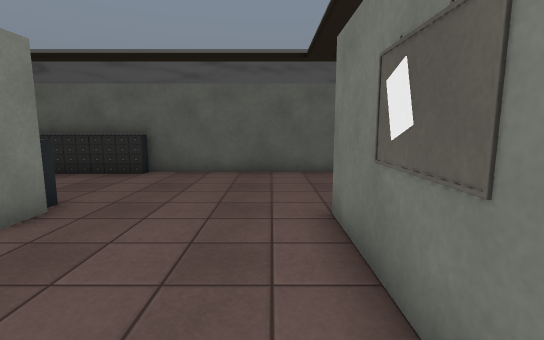
View 1 (above)

18 first-person views from a walk through a scene from a Unity 3-D project. The camera is 1.4 m above the floor, tilts 8° down and sees 85° across. Doors are open. The floor is counted in squares, 1 m on a side. Each view is taken from the middle of a square. On the plan, view 1 faces up. The plan holds only what a view shows up to about 14 squares ahead; the rest is blank. The place goes on beyond the plan. The player character is not drawn. Some animated figures are left out. Some surface patterns are stand-ins.

View 2
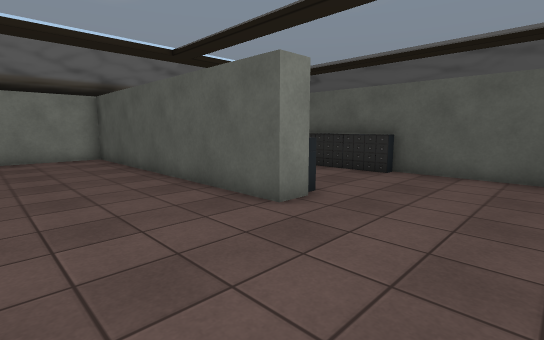

View 3
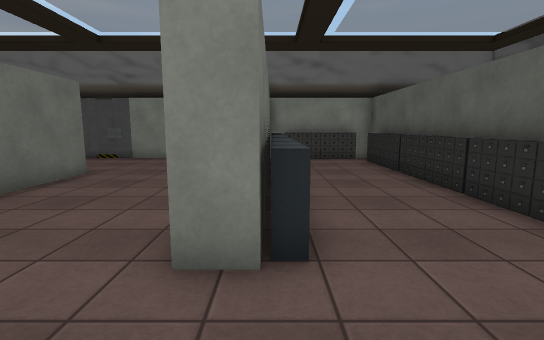

View 4
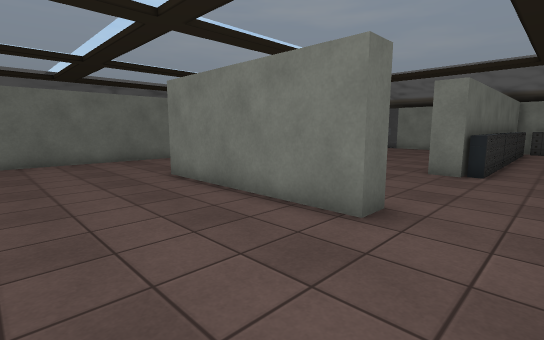

View 5
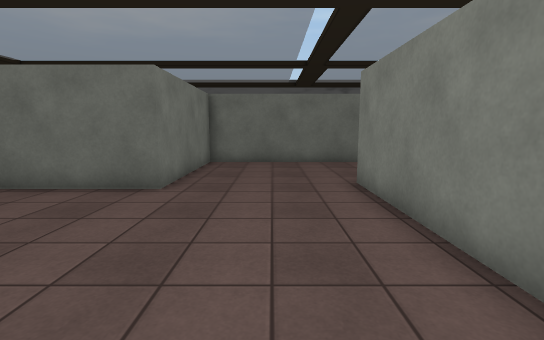

View 6
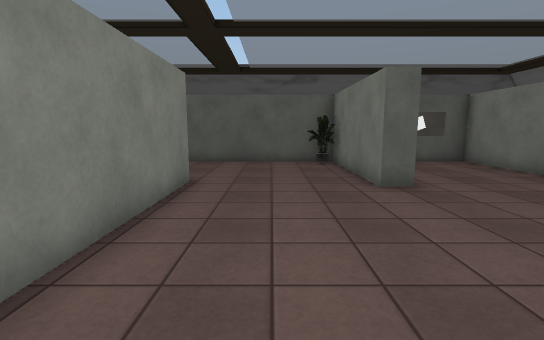

View 7
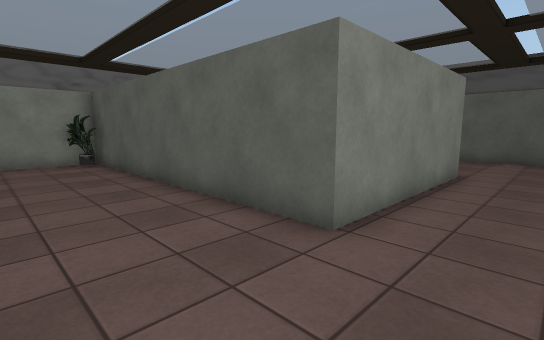

View 8
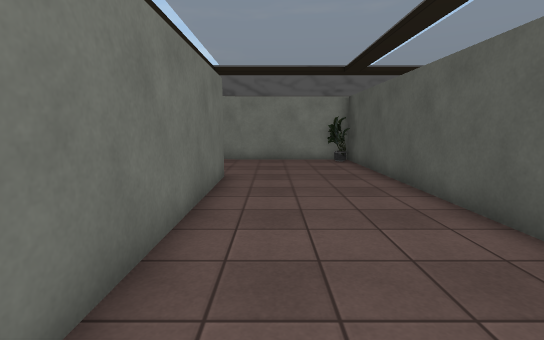

View 9
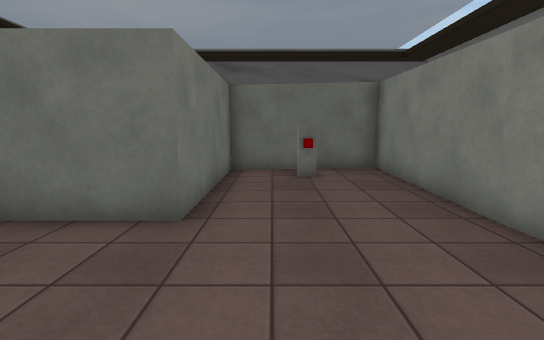

View 10
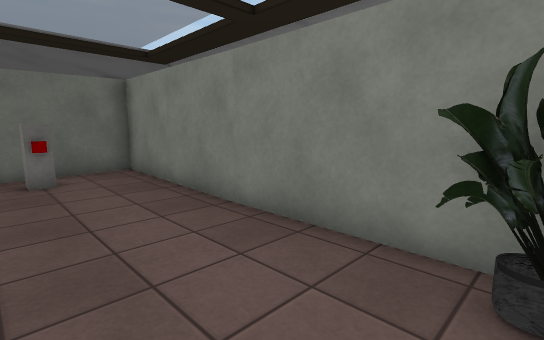

View 11
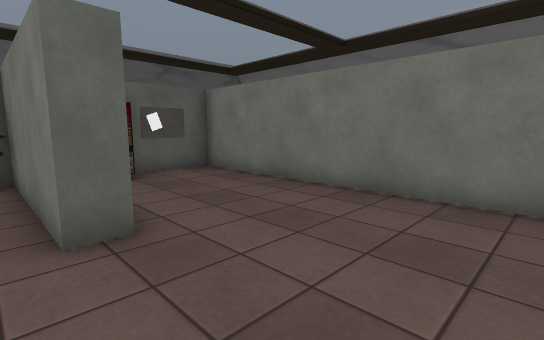

View 12
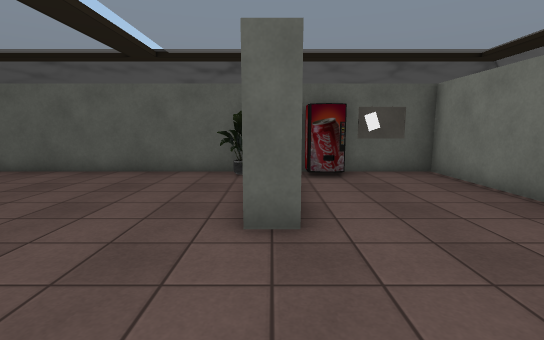

View 13
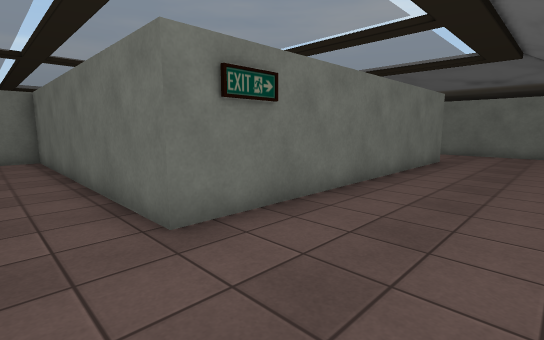

View 14
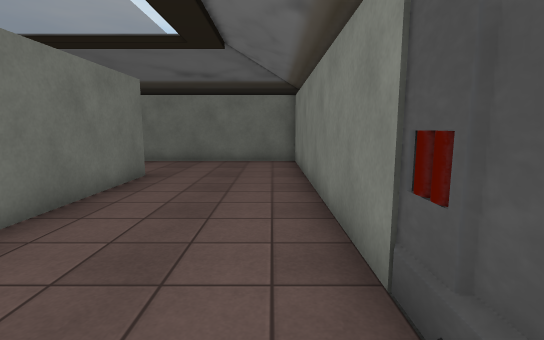

View 15
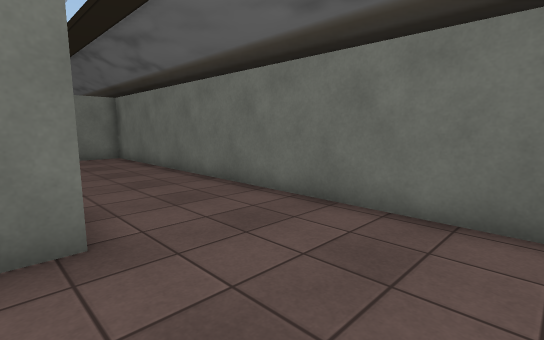

View 16
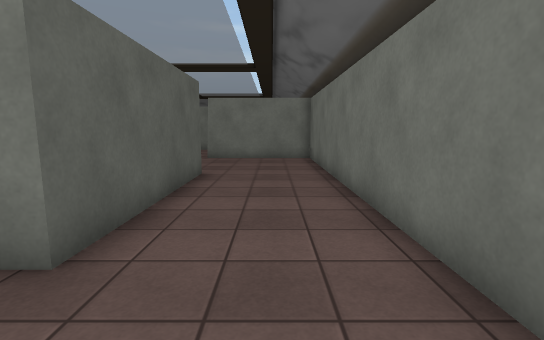

View 17
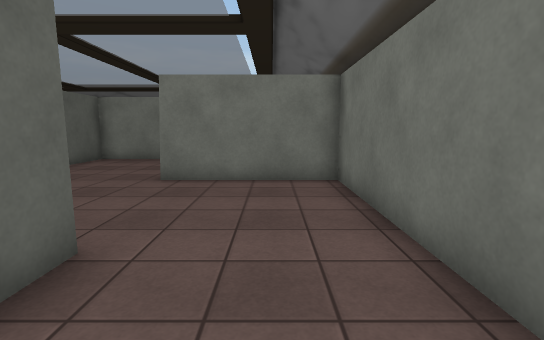

View 18
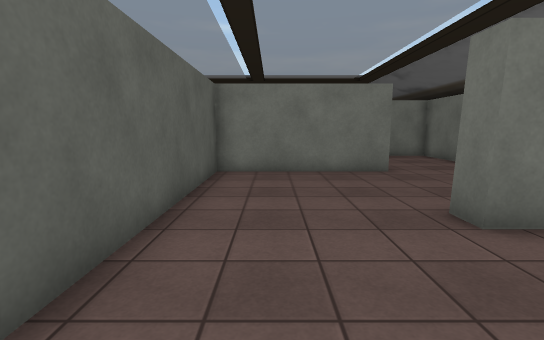

### Floor plan
Points are (right, up) in squares from view 1. A wall is a line through its corners. A room is listed if a view was taken in it or the views show most of it. See-through windows are left out.
Room 1 (views 1, 2, 3, 4, 5, 6, 7, 8, 9, 10, 11, 12, 13, 14, 15, 16, 17, 18)
walls: (-3.8, -12.8) (-10.2, -12.8) (-10.2, -0.8) (1, -0.8) (1, 4.8) (1.8, 4.8) (1.8, -1.6) (-9.4, -1.6) (-9.4, -11.9) (-4.6, -11.9) (-4.6, -6.4) (6.6, -6.4) (6.6, -0.8) (10.4, -0.8); (7.5, 4) (6.6, 4) (6.6, 9.6) (-15, 9.6) (-15, 8.4); (6.6, -12.9) (6.6, -7.2) (-1.2, -7.2); (-11.4, 4.8) (-3.8, 4.8) (-3.8, 4) (-15, 4) (-15, -5.5); (12.2, 0.1) (12.2, 9.6) (7.9, 9.6); (-15, -6.4) (-15, -16.8) (1, -16.8) (1, -11.9) (1.9, -11.9); (-15, 6.5) (-15, 4.9); (9.4, -16.8) (11.1, -16.8)
objects: cabinet (-15, 7) to (-15, 8); other object (-14, -2); cabinet (-14, 9) to (-11, 9); other object (-12, 5); cabinet (-10, 5); cabinet (-10, 9) to (-8, 9); other object (-7, -11) to (-7, -10); cabinet (-7, 9) to (-4, 9); cabinet (-5, 5); other object (6, 9); other object (8, 9) to (9, 9)

Positions as (right, up) in squares from view 1, and headings:
1: (0, 0), facing up
2: (0, 0), facing up-left
3: (-1, 5), facing left
4: (6, 7), facing down-left
5: (4, 6), facing down
6: (4, -3), facing up
7: (4, -5), facing up-left
8: (4, -5), facing left
9: (-6, -2), facing down
10: (-6, -2), facing down-left
11: (6, 0), facing up-right
12: (7, 0), facing up
13: (-14, 1), facing down-right
14: (-14, -4), facing down
15: (-14, -12), facing down-right
16: (-13, -15), facing right
17: (-7, -15), facing right
18: (-3, -9), facing right
